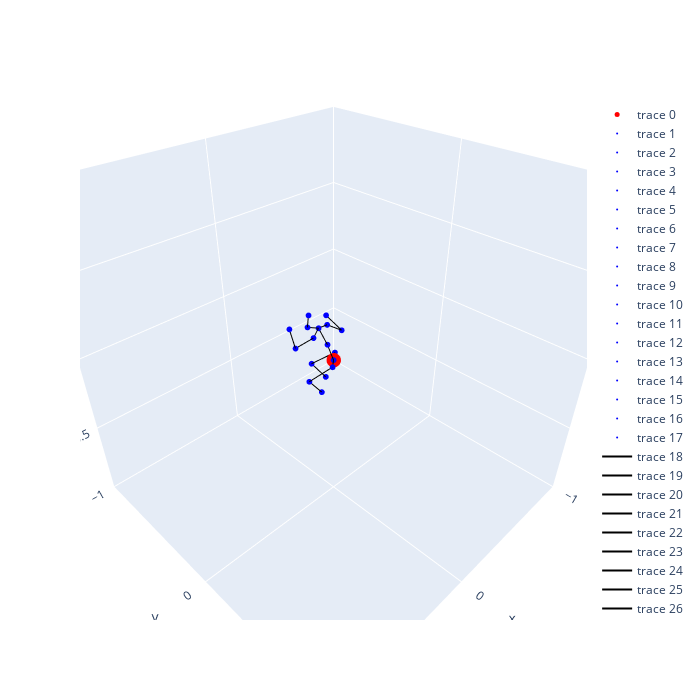

Write notebook code for a chart like this one.
### Code cell
# result
aihub_3d = copy.deepcopy(output)
pos = copy.deepcopy(aihub_3d)
points_aihub_3d = {}
for i, p in enumerate(pos):
    #print(i, h36m_keypoints[i], p)
    points_aihub_3d[h36m_keypoints[i]] = np.array([p[0], p[2], -p[1]]) #np.array([p[0], p[1], p[2]])  #np.array([p[0], -p[2], p[1]])
pos_vector = pos.reshape(-1) # (51,)
total_min, total_max = pos_vector.min(), pos_vector.max()
print("total min: ", total_min,
      "total max: ", total_max)

interact(draw_skeleton(points_aihub_3d, h36m_connections))

### Figure 1 — Plotly figure (JSON) as saved in the notebook; plotly's stock layout.template omitted (floating-point values rounded to 4 significant figures)
{"data": [{"marker": {"color": "red", "size": 5}, "mode": "markers", "type": "scatter3d", "x": [0], "y": [0], "z": [0]}, {"marker": {"color": "blue", "size": 2}, "mode": "markers", "type": "scatter3d", "x": [0.0002596], "y": [0.0004476], "z": [-5.701e-05]}, {"marker": {"color": "blue", "size": 2}, "mode": "markers", "type": "scatter3d", "x": [-0.04695], "y": [-0.03681], "z": [0.009517]}, {"marker": {"color": "blue", "size": 2}, "mode": "markers", "type": "scatter3d", "x": [0.001006], "y": [-0.1791], "z": [-0.1154]}, {"marker": {"color": "blue", "size": 2}, "mode": "markers", "type": "scatter3d", "x": [-0.06293], "y": [-0.1282], "z": [-0.2171]}, {"marker": {"color": "blue", "size": 2}, "mode": "markers", "type": "scatter3d", "x": [0.04718], "y": [0.03987], "z": [-0.004163]}, {"marker": {"color": "blue", "size": 2}, "mode": "markers", "type": "scatter3d", "x": [0.144], "y": [-0.04507], "z": [-0.09754]}, {"marker": {"color": "blue", "size": 2}, "mode": "markers", "type": "scatter3d", "x": [0.07548], "y": [-0.01838], "z": [-0.1931]}, {"marker": {"color": "blue", "size": 2}, "mode": "markers", "type": "scatter3d", "x": [0.0263], "y": [-0.02008], "z": [0.1046]}, {"marker": {"color": "blue", "size": 2}, "mode": "markers", "type": "scatter3d", "x": [0.04604], "y": [-0.06786], "z": [0.1979]}, {"marker": {"color": "blue", "size": 2}, "mode": "markers", "type": "scatter3d", "x": [0.09506], "y": [-0.1018], "z": [0.2099]}, {"marker": {"color": "blue", "size": 2}, "mode": "markers", "type": "scatter3d", "x": [0.0834], "y": [-0.1038], "z": [0.2785]}, {"marker": {"color": "blue", "size": 2}, "mode": "markers", "type": "scatter3d", "x": [0.1132], "y": [-0.03692], "z": [0.1799]}, {"marker": {"color": "blue", "size": 2}, "mode": "markers", "type": "scatter3d", "x": [0.2037], "y": [-0.08052], "z": [0.1358]}, {"marker": {"color": "blue", "size": 2}, "mode": "markers", "type": "scatter3d", "x": [0.1866], "y": [-0.1432], "z": [0.22]}, {"marker": {"color": "blue", "size": 2}, "mode": "markers", "type": "scatter3d", "x": [-0.02952], "y": [-0.07918], "z": [0.1808]}, {"marker": {"color": "blue", "size": 2}, "mode": "markers", "type": "scatter3d", "x": [-0.1375], "y": [-0.07306], "z": [0.09956]}, {"marker": {"color": "blue", "size": 2}, "mode": "markers", "type": "scatter3d", "x": [-0.09479], "y": [-0.1539], "z": [0.1815]}, {"line": {"color": "black"}, "mode": "lines", "type": "scatter3d", "x": [0.0002596, -0.04695], "y": [0.0004476, -0.03681], "z": [-5.701e-05, 0.009517]}, {"line": {"color": "black"}, "mode": "lines", "type": "scatter3d", "x": [0.0002596, 0.04718], "y": [0.0004476, 0.03987], "z": [-5.701e-05, -0.004163]}, {"line": {"color": "black"}, "mode": "lines", "type": "scatter3d", "x": [0.0002596, 0.0263], "y": [0.0004476, -0.02008], "z": [-5.701e-05, 0.1046]}, {"line": {"color": "black"}, "mode": "lines", "type": "scatter3d", "x": [-0.04695, 0.001006], "y": [-0.03681, -0.1791], "z": [0.009517, -0.1154]}, {"line": {"color": "black"}, "mode": "lines", "type": "scatter3d", "x": [0.001006, -0.06293], "y": [-0.1791, -0.1282], "z": [-0.1154, -0.2171]}, {"line": {"color": "black"}, "mode": "lines", "type": "scatter3d", "x": [0.04718, 0.144], "y": [0.03987, -0.04507], "z": [-0.004163, -0.09754]}, {"line": {"color": "black"}, "mode": "lines", "type": "scatter3d", "x": [0.144, 0.07548], "y": [-0.04507, -0.01838], "z": [-0.09754, -0.1931]}, {"line": {"color": "black"}, "mode": "lines", "type": "scatter3d", "x": [0.0263, 0.04604], "y": [-0.02008, -0.06786], "z": [0.1046, 0.1979]}, {"line": {"color": "black"}, "mode": "lines", "type": "scatter3d", "x": [0.04604, 0.09506], "y": [-0.06786, -0.1018], "z": [0.1979, 0.2099]}, {"line": {"color": "black"}, "mode": "lines", "type": "scatter3d", "x": [0.09506, 0.0834], "y": [-0.1018, -0.1038], "z": [0.2099, 0.2785]}, {"line": {"color": "black"}, "mode": "lines", "type": "scatter3d", "x": [0.04604, -0.02952], "y": [-0.06786, -0.07918], "z": [0.1979, 0.1808]}, {"line": {"color": "black"}, "mode": "lines", "type": "scatter3d", "x": [-0.02952, -0.1375], "y": [-0.07918, -0.07306], "z": [0.1808, 0.09956]}, {"line": {"color": "black"}, "mode": "lines", "type": "scatter3d", "x": [-0.1375, -0.09479], "y": [-0.07306, -0.1539], "z": [0.09956, 0.1815]}, {"line": {"color": "black"}, "mode": "lines", "type": "scatter3d", "x": [0.04604, 0.1132], "y": [-0.06786, -0.03692], "z": [0.1979, 0.1799]}, {"line": {"color": "black"}, "mode": "lines", "type": "scatter3d", "x": [0.1132, 0.2037], "y": [-0.03692, -0.08052], "z": [0.1799, 0.1358]}, {"line": {"color": "black"}, "mode": "lines", "type": "scatter3d", "x": [0.2037, 0.1866], "y": [-0.08052, -0.1432], "z": [0.1358, 0.22]}], "layout": {"autosize": false, "height": 700, "scene": {"aspectratio": {"x": 1, "y": 1, "z": 1}, "camera": {"eye": {"x": 1, "y": 1, "z": 1}}, "xaxis": {"range": [-1, 1]}, "yaxis": {"range": [-1, 1]}, "zaxis": {"range": [-1, 1]}}, "width": 700}}
